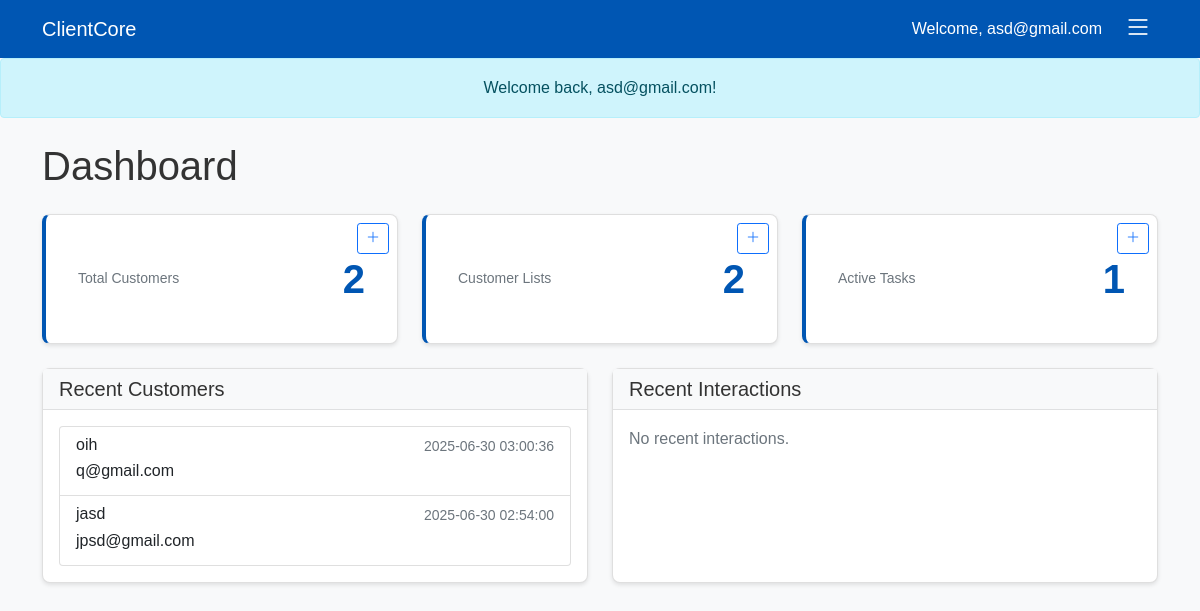
Page / (signed in) on the earlier database version.
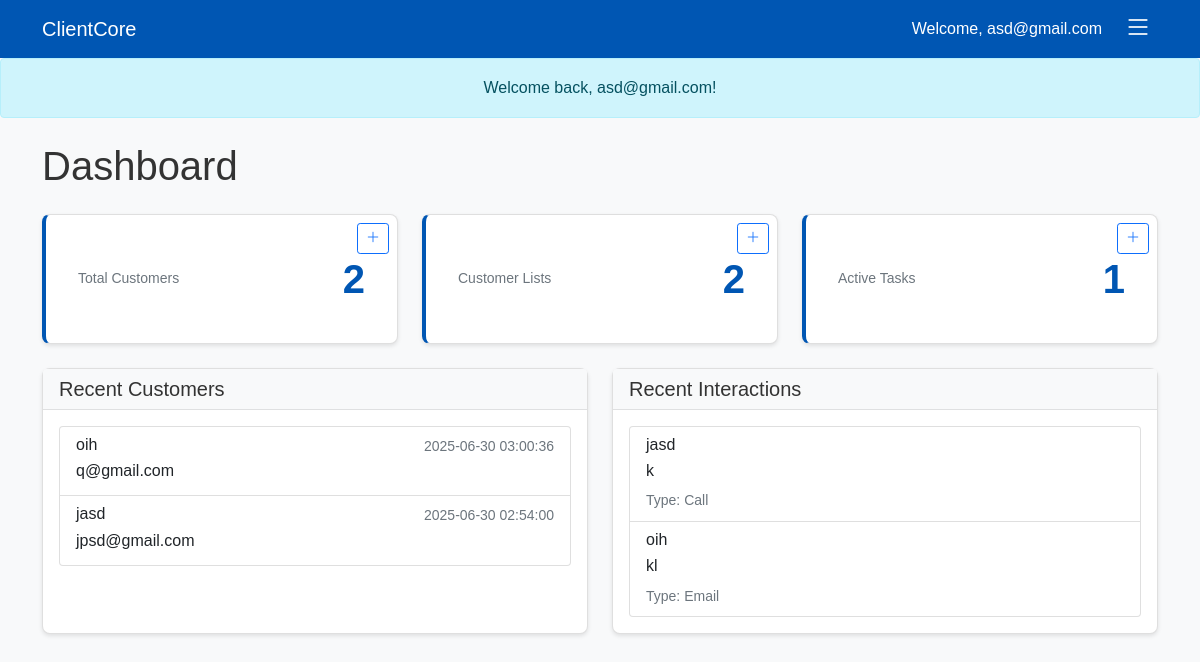
Same page on the later database version.
### tables this page shows
CREATE TABLE customers
                 (id INTEGER PRIMARY KEY AUTOINCREMENT,
                  name TEXT NOT NULL,
                  email TEXT,
                  phone TEXT,
                  address TEXT,
                  gender TEXT,
                  status TEXT DEFAULT 'New',
                  created_at TIMESTAMP DEFAULT CURRENT_TIMESTAMP);

CREATE TABLE interactions
                 (id INTEGER PRIMARY KEY AUTOINCREMENT,
                  customer_id INTEGER,
                  user_id INTEGER,
                  interaction_type TEXT NOT NULL,
                  notes TEXT,
                  reminder_date TIMESTAMP,
                  created_at TIMESTAMP DEFAULT CURRENT_TIMESTAMP,
                  FOREIGN KEY (customer_id) REFERENCES customers (id),
                  FOREIGN KEY (user_id) REFERENCES users (id));

### app.py (the view)
@app.route('/')
def index():
    if 'user_id' not in session:
        return redirect(url_for('login')) #checks if user is logged in, if not then login page
    conn = get_db()
    cursor = conn.cursor()
    cursor.execute('SELECT COUNT(*) as total FROM customers')
    total_customers = cursor.fetchone()['total']
    cursor.execute('SELECT COUNT(*) as total FROM customer_lists WHERE user_id = ?', (session['user_id'],))
    total_lists = cursor.fetchone()['total']
    cursor.execute('SELECT COUNT(*) as total FROM tasks WHERE user_id = ? AND status != "Completed"', (session['user_id'],))
    active_tasks = cursor.fetchone()['total']
    cursor.execute('SELECT COUNT(*) as total FROM interactions WHERE user_id = ?', (session['user_id'],))
    total_interactions = cursor.fetchone()['total']
    cursor.execute('SELECT * FROM customers ORDER BY created_at DESC LIMIT 5')
    recent_customers = cursor.fetchall()
    cursor.execute('''SELECT interactions.*, customers.name as customer_name
                 FROM interactions
                 JOIN customers ON interactions.customer_id = customers.id
                 WHERE interactions.user_id = ?
                 ORDER BY interactions.created_at DESC LIMIT 5''', (session['user_id'],))
    recent_interactions = cursor.fetchall()
    conn.close()
    stats = {
        'total_customers': total_customers,
        'total_lists': total_lists,
        'active_tasks': active_tasks,
        'total_interactions': total_interactions
    }
    return render_template('index.html',
                         stats=stats,
                         recent_customers=recent_customers,
                         recent_interactions=recent_interactions) #rendering stats for the home page

### app.py (called while the page is built)
def get_db():
    conn = sqlite3.connect('crm.db')
    conn.row_factory = sqlite3.Row
    return conn

### templates/index.html (shortened to what this page needs)
<!DOCTYPE html>
<html lang="en">
<head>
    <link href="https://cdn.jsdelivr.net/npm/bootstrap@5.1.3/dist/css/bootstrap.min.css" rel="stylesheet">
    <link href="https://cdn.jsdelivr.net/npm/bootstrap-icons@1.7.2/font/bootstrap-icons.css" rel="stylesheet">
</head>
<body>
    <nav class="navbar navbar-expand-lg navbar-dark">
        <div class="container">
            <a class="navbar-brand" href="{{ url_for('index') }}">ClientCore</a>
            <div class="d-flex align-items-center">
                <span class="text-white me-3">Welcome, {{ session.email }}</span>
                <div class="dropdown">
                    <button class="menu-button" type="button" id="dropdownMenuButton" data-bs-toggle="dropdown" aria-expanded="false">
                        <i class="bi bi-list"></i>
                    </button>
                </div>
            </div>
        </div>
    </nav>
    {% if session.get('email') %}
        <div class="alert alert-info text-center mb-0">
            Welcome back, {{ session.email }}!
        </div>
    {% endif %}
    <div class="container py-4">
        <h1 class="mb-4">Dashboard</h1>
        <div class="row mb-4">
            <div class="col-md-4">
                <div class="stat-card card position-relative">
                    <a href="{{ url_for('customers') }}" class="stretched-link text-decoration-none">
                        <div class="card-body">
                            <div class="d-flex justify-content-between align-items-center">
                                <div class="stat-label">Total Customers</div>
                                <div class="stat-value">{{ stats.total_customers }}</div>
                            </div>
                        </div>
                    </a>
                    <a href="{{ url_for('add_customer') }}" class="position-absolute top-0 end-0 m-2 btn btn-sm btn-outline-primary" style="z-index: 1;">
                        <i class="bi bi-plus-lg"></i>
                    </a>
                </div>
            </div>
            <div class="col-md-4">
                <div class="stat-card card position-relative">
                    <a href="{{ url_for('lists') }}" class="stretched-link text-decoration-none">
                        <div class="card-body">
                            <div class="d-flex justify-content-between align-items-center">
                                <div class="stat-label">Customer Lists</div>
                                <div class="stat-value">{{ stats.total_lists }}</div>
                            </div>
                        </div>
                    </a>
                    <a href="{{ url_for('add_list') }}" class="position-absolute top-0 end-0 m-2 btn btn-sm btn-outline-primary" style="z-index: 1;">
                        <i class="bi bi-plus-lg"></i>
                    </a>
                </div>
            </div>
            <div class="col-md-4">
                <div class="stat-card card position-relative">
                    <a href="{{ url_for('tasks') }}" class="stretched-link text-decoration-none">
                        <div class="card-body">
                            <div class="d-flex justify-content-between align-items-center">
                                <div class="stat-label">Active Tasks</div>
                                <div class="stat-value">{{ stats.active_tasks }}</div>
                            </div>
                        </div>
                    </a>
                    <a href="{{ url_for('add_task') }}" class="position-absolute top-0 end-0 m-2 btn btn-sm btn-outline-primary" style="z-index: 1;">
                        <i class="bi bi-plus-lg"></i>
                    </a>
                </div>
            </div>
        </div>
        <div class="row">
            <div class="col-md-6 mb-4">
                <div class="card h-100">
                    <div class="card-header">
                        <h5 class="card-title mb-0">Recent Customers</h5>
                    </div>
                    <div class="card-body">
                        {% if recent_customers %}
                        <div class="list-group">
                            {% for customer in recent_customers %}
                            <a href="{{ url_for('view_customer', customer_id=customer.id) }}" class="list-group-item list-group-item-action">
                                <div class="d-flex w-100 justify-content-between">
                                    <h6 class="mb-1">{{ customer.name }}</h6>
                                    <small class="text-muted">{{ customer.created_at }}</small>
                                </div>
                                <p class="mb-1">{{ customer.email }}</p>
                            </a>
                            {% endfor %}
                        </div>
                        {% else %}
                        <p class="text-muted">No recent customers.</p>
                        {% endif %}
                    </div>
                </div>
            </div>
            <div class="col-md-6 mb-4">
                <div class="card h-100">
                    <div class="card-header">
                        <h5 class="card-title mb-0">Recent Interactions</h5>
                    </div>
                    <div class="card-body">
                        {% if recent_interactions %}
                        <div class="list-group">
                            {% for interaction in recent_interactions %}
                            <a href="{{ url_for('view_customer', customer_id=interaction.customer_id) }}" class="list-group-item list-group-item-action">
                                <div class="d-flex w-100 justify-content-between">
                                    <h6 class="mb-1">{{ interaction.customer_name }}</h6>
                                </div>
                                <p class="mb-1">{{ interaction.notes }}</p>
                                <small class="text-muted">Type: {{ interaction.interaction_type }}</small>
                            </a>
                            {% endfor %}
                        </div>
                        {% else %}
                        <p class="text-muted">No recent interactions.</p>
                        {% endif %}
                    </div>
                </div>
            </div>
        </div>
    </div>
</body>
</html>

### templates/index.html (style rules this page uses)
:root { --primary-color: #0056b3; --secondary-color: #6c757d; --success-color: #28a745; --danger-color: #dc3545; --warning-color: #ffc107; --info-color: #17a2b8; --light-color: #f8f9fa; --dark-color: #343a40; }
body { font-family: Arial, sans-serif; line-height: 1.6; color: #333; background-color: #f8f9fa; display: flex; flex-direction: column; min-height: 100vh; }
.navbar { background-color: var(--primary-color); }
.navbar-brand { color: white !important; }
.card { border-radius: 0.5rem; box-shadow: 0 2px 4px rgba(0,0,0,0.1); transition: transform 0.2s ease; }
.card-header { background-color: var(--light-color); border-bottom: 1px solid rgba(0,0,0,0.1); }
.stat-card { border-left: 4px solid var(--primary-color); min-height: 120px; }
.stat-card .card-body { padding: 2rem; display: flex; flex-direction: column; justify-content: space-between; }
.stat-card .stat-value { font-size: 2.5rem; font-weight: 600; color: var(--primary-color); }
.stat-card .stat-label { color: var(--secondary-color); font-size: 0.875rem; }
.menu-button { font-size: 1.75rem; padding: 0.5rem; color: white; background: none; border: none; cursor: pointer; transition: all 0.2s ease; display: flex; align-items: center; justify-content: center; width: 40px; height: 40px; border-radius: 50%; }
.menu-button i { transition: transform 0.2s ease; }

Differences in the rows shown:
added interactions: customer_name "jasd", notes "k", interaction_type "Call"
added interactions: customer_name "oih", notes "kl", interaction_type "Email"
Other differences:
text no longer shown: "No recent interactions."
